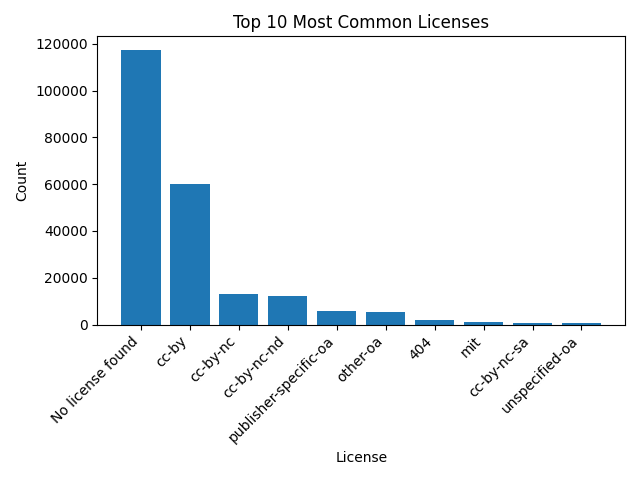

This figure's Python source:
import csv
from collections import Counter
import matplotlib.pyplot as plt

with open("reviews.csv", mode="r") as file:
    reader = csv.DictReader(file)
    reviews = [row for row in reader]

license_dist = Counter()
len_reviews = len(reviews)
for index, review in enumerate(reviews):
    if review["license"] == "404":
        print(review["DOI"])
    license_dist.update([review["license"]])


if "" in license_dist:
    del license_dist[""]

most_common = license_dist.most_common(10)
print(most_common)
keys, values = zip(*most_common)

plt.bar(keys, values)
plt.title('Top 10 Most Common Licenses')
plt.xlabel('License')
plt.ylabel('Count')
plt.xticks(rotation=45, ha='right')
plt.tight_layout()
plt.savefig('license_dist.png')